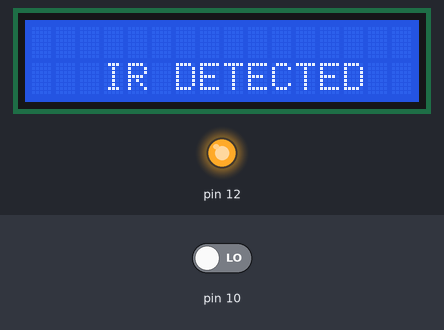
Recording of a sketch running on a simulated Arduino Uno, built with avr-gcc and run on an emulated ATmega328P. On the bench: 16×2 character LCD, output pins drawn as LEDs (lit = HIGH). The inputs (shaded band) are chosen by the test bench; at power-on: pin 10 LOW.

Above: at 0.81 s.
1.3 s: pin 10 driven HIGH
At 2.02 s:
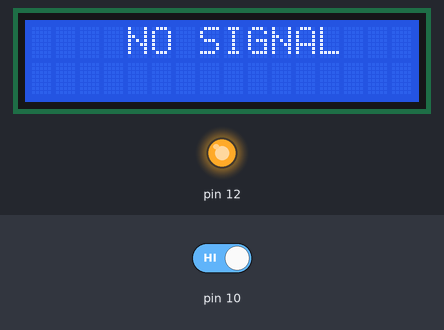
4.3 s: pin 10 driven LOW
At 5.04 s:
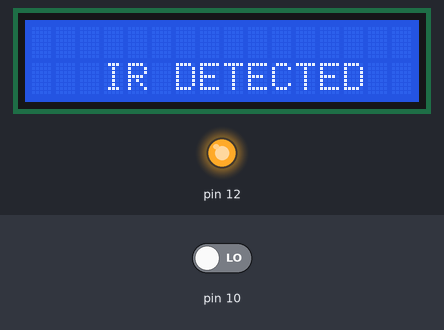
Timing chart, 0 to 7.3 s (numbered marks = the images above; inputs shaded):
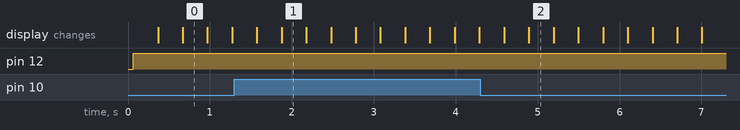

The sketch:

lcd.ino
```cpp
#include<LiquidCrystal.h>
LiquidCrystal lcd(1,2,4,5,6,7);


void setup() {
  // put your setup code here, to run once:
    lcd.begin(16,2);
    pinMode(10,INPUT);
    pinMode(12,OUTPUT);

}

void loop() {
  // put your main code here, to run repeatedly:

  digitalRead(10);
   if(digitalRead(10)==1){

    lcd.setCursor(4,0);
    lcd.print("NO SIGNAL");

    delay(300);
     lcd.clear();
     delay(300);
   }
   else if (digitalRead(10)==0){
    lcd.setCursor(3,1);
    lcd.print("IR DETECTED");
    digitalWrite(12,HIGH);
    delay(300);
    lcd.clear();
     delay(300);

   }


}
```

Measured:
- after the input at 1.3 s, the display: first differs from a run without the input after 0.58 s (image 1)
- after the input at 4.3 s, the display: first differs from a run without the input after 0.59 s (image 2)
